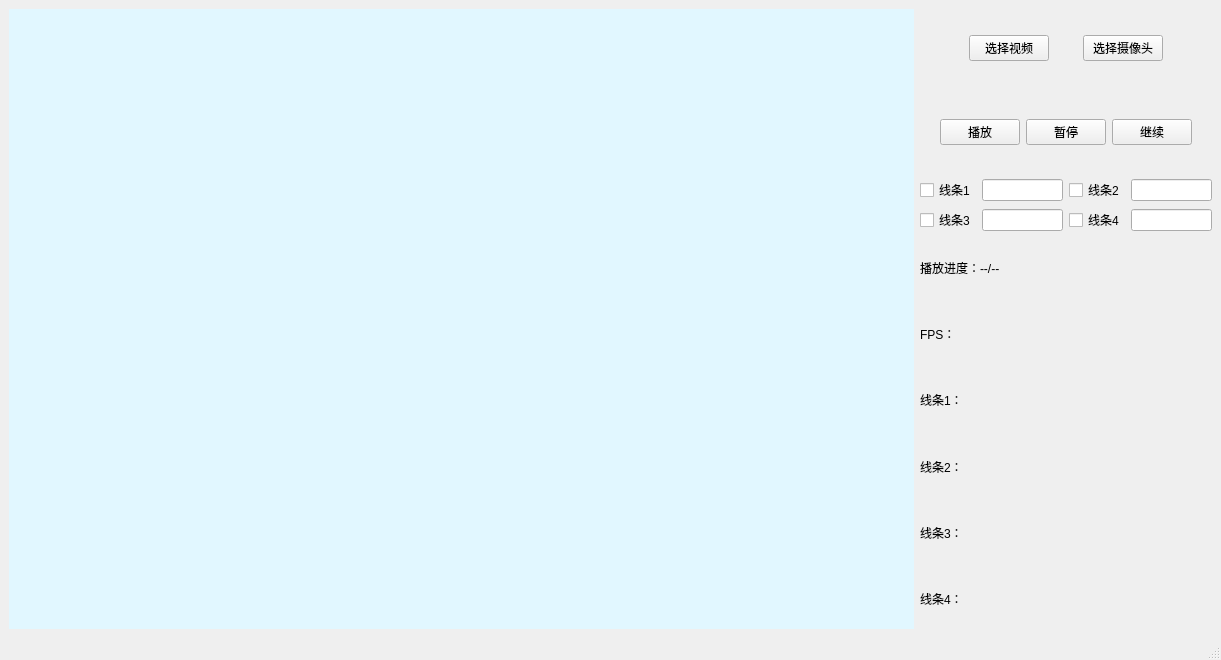
<?xml version="1.0" encoding="UTF-8"?>
<ui version="4.0">
 <class>MainWindow</class>
 <widget class="QMainWindow" name="MainWindow">
  <property name="geometry">
   <rect>
    <x>0</x>
    <y>0</y>
    <width>1221</width>
    <height>660</height>
   </rect>
  </property>
  <property name="windowTitle">
   <string>行人检测</string>
  </property>
  <widget class="QWidget" name="centralwidget">
   <layout class="QGridLayout" name="gridLayout">
    <item row="0" column="0">
     <layout class="QHBoxLayout" name="horizontalLayout" stretch="4,1">
      <item>
       <widget class="QLabel" name="video_label">
        <property name="autoFillBackground">
         <bool>false</bool>
        </property>
        <property name="styleSheet">
         <string notr="true">QLabel{background-color:rgb(225, 247, 255);}</string>
        </property>
        <property name="text">
         <string/>
        </property>
       </widget>
      </item>
      <item>
       <layout class="QVBoxLayout" name="verticalLayout" stretch="1,1,0,5">
        <item>
         <layout class="QHBoxLayout" name="horizontalLayout_4">
          <item>
           <spacer name="horizontalSpacer_4">
            <property name="orientation">
             <enum>Qt::Horizontal</enum>
            </property>
            <property name="sizeHint" stdset="0">
             <size>
              <width>40</width>
              <height>20</height>
             </size>
            </property>
           </spacer>
          </item>
          <item>
           <spacer name="verticalSpacer_3">
            <property name="orientation">
             <enum>Qt::Vertical</enum>
            </property>
            <property name="sizeHint" stdset="0">
             <size>
              <width>20</width>
              <height>40</height>
             </size>
            </property>
           </spacer>
          </item>
          <item>
           <widget class="QPushButton" name="select_video">
            <property name="text">
             <string>选择视频</string>
            </property>
           </widget>
          </item>
          <item>
           <spacer name="horizontalSpacer_7">
            <property name="orientation">
             <enum>Qt::Horizontal</enum>
            </property>
            <property name="sizeHint" stdset="0">
             <size>
              <width>40</width>
              <height>20</height>
             </size>
            </property>
           </spacer>
          </item>
          <item>
           <widget class="QPushButton" name="select_camera">
            <property name="text">
             <string>选择摄像头</string>
            </property>
           </widget>
          </item>
          <item>
           <spacer name="verticalSpacer_4">
            <property name="orientation">
             <enum>Qt::Vertical</enum>
            </property>
            <property name="sizeHint" stdset="0">
             <size>
              <width>20</width>
              <height>40</height>
             </size>
            </property>
           </spacer>
          </item>
          <item>
           <spacer name="horizontalSpacer_6">
            <property name="orientation">
             <enum>Qt::Horizontal</enum>
            </property>
            <property name="sizeHint" stdset="0">
             <size>
              <width>40</width>
              <height>20</height>
             </size>
            </property>
           </spacer>
          </item>
         </layout>
        </item>
        <item>
         <layout class="QHBoxLayout" name="horizontalLayout_2">
          <item>
           <spacer name="horizontalSpacer">
            <property name="orientation">
             <enum>Qt::Horizontal</enum>
            </property>
            <property name="sizeHint" stdset="0">
             <size>
              <width>40</width>
              <height>20</height>
             </size>
            </property>
           </spacer>
          </item>
          <item>
           <spacer name="verticalSpacer">
            <property name="orientation">
             <enum>Qt::Vertical</enum>
            </property>
            <property name="sizeHint" stdset="0">
             <size>
              <width>20</width>
              <height>40</height>
             </size>
            </property>
           </spacer>
          </item>
          <item>
           <widget class="QPushButton" name="play_button">
            <property name="text">
             <string>播放</string>
            </property>
           </widget>
          </item>
          <item>
           <spacer name="horizontalSpacer_5">
            <property name="orientation">
             <enum>Qt::Horizontal</enum>
            </property>
            <property name="sizeHint" stdset="0">
             <size>
              <width>40</width>
              <height>20</height>
             </size>
            </property>
           </spacer>
          </item>
          <item>
           <widget class="QPushButton" name="suspend_button">
            <property name="text">
             <string>暂停</string>
            </property>
           </widget>
          </item>
          <item>
           <spacer name="horizontalSpacer_3">
            <property name="orientation">
             <enum>Qt::Horizontal</enum>
            </property>
            <property name="sizeHint" stdset="0">
             <size>
              <width>40</width>
              <height>20</height>
             </size>
            </property>
           </spacer>
          </item>
          <item>
           <widget class="QPushButton" name="continue_button">
            <property name="text">
             <string>继续</string>
            </property>
           </widget>
          </item>
          <item>
           <spacer name="verticalSpacer_2">
            <property name="orientation">
             <enum>Qt::Vertical</enum>
            </property>
            <property name="sizeHint" stdset="0">
             <size>
              <width>20</width>
              <height>40</height>
             </size>
            </property>
           </spacer>
          </item>
          <item>
           <spacer name="horizontalSpacer_2">
            <property name="orientation">
             <enum>Qt::Horizontal</enum>
            </property>
            <property name="sizeHint" stdset="0">
             <size>
              <width>40</width>
              <height>20</height>
             </size>
            </property>
           </spacer>
          </item>
         </layout>
        </item>
        <item>
         <layout class="QVBoxLayout" name="verticalLayout_4">
          <item>
           <layout class="QHBoxLayout" name="horizontalLayout_7">
            <item>
             <widget class="QCheckBox" name="line_ch_1">
              <property name="text">
               <string>线条1</string>
              </property>
             </widget>
            </item>
            <item>
             <widget class="QLineEdit" name="lineEdit_1"/>
            </item>
            <item>
             <widget class="QCheckBox" name="line_ch_2">
              <property name="text">
               <string>线条2</string>
              </property>
             </widget>
            </item>
            <item>
             <widget class="QLineEdit" name="lineEdit_2"/>
            </item>
           </layout>
          </item>
          <item>
           <layout class="QHBoxLayout" name="horizontalLayout_8">
            <item>
             <widget class="QCheckBox" name="line_ch_3">
              <property name="text">
               <string>线条3</string>
              </property>
             </widget>
            </item>
            <item>
             <widget class="QLineEdit" name="lineEdit_3"/>
            </item>
            <item>
             <widget class="QCheckBox" name="line_ch_4">
              <property name="text">
               <string>线条4</string>
              </property>
             </widget>
            </item>
            <item>
             <widget class="QLineEdit" name="lineEdit_4"/>
            </item>
           </layout>
          </item>
         </layout>
        </item>
        <item>
         <layout class="QVBoxLayout" name="verticalLayout_5">
          <item>
           <widget class="QLabel" name="progress_label">
            <property name="text">
             <string>播放进度：--/--</string>
            </property>
           </widget>
          </item>
          <item>
           <widget class="QLabel" name="fps_label">
            <property name="text">
             <string>FPS：</string>
            </property>
           </widget>
          </item>
          <item>
           <widget class="QLabel" name="label_line_1">
            <property name="text">
             <string>线条1：</string>
            </property>
           </widget>
          </item>
          <item>
           <widget class="QLabel" name="label_line_2">
            <property name="text">
             <string>线条2：</string>
            </property>
           </widget>
          </item>
          <item>
           <widget class="QLabel" name="label_line_3">
            <property name="text">
             <string>线条3：</string>
            </property>
           </widget>
          </item>
          <item>
           <widget class="QLabel" name="label_line_4">
            <property name="text">
             <string>线条4：</string>
            </property>
           </widget>
          </item>
         </layout>
        </item>
       </layout>
      </item>
     </layout>
    </item>
   </layout>
  </widget>
  <widget class="QStatusBar" name="statusbar"/>
 </widget>
 <resources/>
 <connections/>
</ui>
